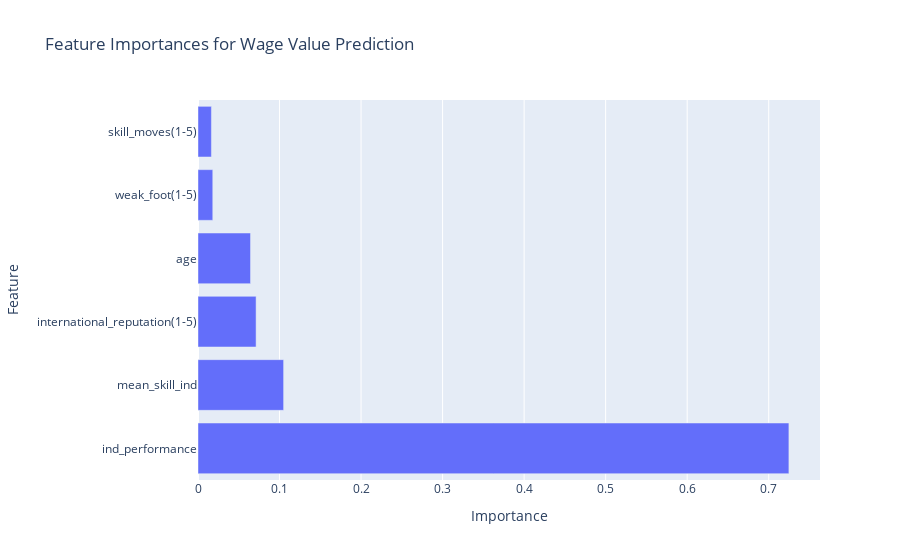

The cell this chart's notebook holds for it:
### Code cell
# Feature importance from the Random Forest model
rf_model = RandomForestRegressor(random_state=42)
rf_model.fit(X_train, y_train['wage_euro'])  # Example for 'value_euro' target

# Extracting feature importances
importances = rf_model.feature_importances_
importance_df = pd.DataFrame({'Feature': features, 'Importance': importances})

# Sorting the features by importance
importance_df = importance_df.sort_values(by='Importance', ascending=False)

# Plotting feature importances
import plotly.express as px
fig_importance = px.bar(importance_df, x='Importance', y='Feature', title='Feature Importances for Wage Value Prediction')
fig_importance.show()

### Figure 1 — Plotly figure (JSON) as saved in the notebook; plotly's stock layout.template omitted (floating-point values rounded to 4 significant figures)
{"data": [{"hovertemplate": "Importance=%{x}<br>Feature=%{y}<extra></extra>", "legendgroup": "", "marker": {"color": "#636efa", "pattern": {"shape": ""}}, "name": "", "orientation": "h", "showlegend": false, "textposition": "auto", "type": "bar", "x": [0.7248, 0.105, 0.07125, 0.06442, 0.01812, 0.01644], "xaxis": "x", "y": ["ind_performance", "mean_skill_ind", "international_reputation(1-5)", "age", "weak_foot(1-5)", "skill_moves(1-5)"], "yaxis": "y"}], "layout": {"barmode": "relative", "legend": {"tracegroupgap": 0}, "title": {"text": "Feature Importances for Wage Value Prediction"}, "xaxis": {"anchor": "y", "domain": [0, 1], "title": {"text": "Importance"}}, "yaxis": {"anchor": "x", "domain": [0, 1], "title": {"text": "Feature"}}}}
